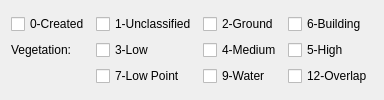
               <widget class="QWidget" name="tab">
                <attribute name="title">
                 <string>Visible classes</string>
                </attribute>
                <layout class="QGridLayout" name="gridLayout_2">
                 <item row="0" column="0">
                  <layout class="QGridLayout" name="gridLayout_19">
                   <item row="0" column="0">
                    <widget class="QCheckBox" name="visibleClass0CheckBox">
                     <property name="text">
                      <string>0-Created</string>
                     </property>
                    </widget>
                   </item>
                   <item row="0" column="1">
                    <widget class="QCheckBox" name="visibleClass1CheckBox">
                     <property name="text">
                      <string>1-Unclassified</string>
                     </property>
                    </widget>
                   </item>
                   <item row="0" column="2">
                    <widget class="QCheckBox" name="visibleClass2CheckBox">
                     <property name="text">
                      <string>2-Ground</string>
                     </property>
                    </widget>
                   </item>
                   <item row="0" column="3">
                    <widget class="QCheckBox" name="visibleClass6CheckBox">
                     <property name="text">
                      <string>6-Building</string>
                     </property>
                    </widget>
                   </item>
                   <item row="1" column="0">
                    <widget class="QLabel" name="label_8">
                     <property name="text">
                      <string>Vegetation:</string>
                     </property>
                    </widget>
                   </item>
                   <item row="1" column="1">
                    <widget class="QCheckBox" name="visibleClass3CheckBox">
                     <property name="text">
                      <string>3-Low</string>
                     </property>
                    </widget>
                   </item>
                   <item row="1" column="2">
                    <widget class="QCheckBox" name="visibleClass4CheckBox">
                     <property name="text">
                      <string>4-Medium</string>
                     </property>
                    </widget>
                   </item>
                   <item row="1" column="3">
                    <widget class="QCheckBox" name="visibleClass5CheckBox">
                     <property name="text">
                      <string>5-High</string>
                     </property>
                    </widget>
                   </item>
                   <item row="2" column="0">
                    <spacer name="horizontalSpacer_19">
                     <property name="orientation">
                      <enum>Qt::Horizontal</enum>
                     </property>
                     <property name="sizeHint" stdset="0">
                      <size>
                       <width>70</width>
                       <height>20</height>
                      </size>
                     </property>
                    </spacer>
                   </item>
                   <item row="2" column="1">
                    <widget class="QCheckBox" name="visibleClass7CheckBox">
                     <property name="text">
                      <string>7-Low Point</string>
                     </property>
                    </widget>
                   </item>
                   <item row="2" column="2">
                    <widget class="QCheckBox" name="visibleClass9CheckBox">
                     <property name="text">
                      <string>9-Water</string>
                     </property>
                    </widget>
                   </item>
                   <item row="2" column="3">
                    <widget class="QCheckBox" name="visibleClass12CheckBox">
                     <property name="text">
                      <string>12-Overlap</string>
                     </property>
                    </widget>
                   </item>
                  </layout>
                 </item>
                </layout>
               </widget>
